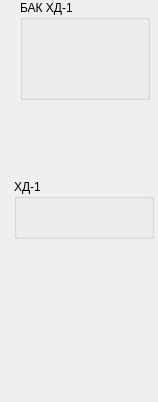
  <widget class="QWidget" name="dgroup_1" native="true">
   <property name="geometry">
    <rect>
     <x>-3</x>
     <y>10</y>
     <width>158</width>
     <height>402</height>
    </rect>
   </property>
   <widget class="QPushButton" name="open_7">
    <property name="geometry">
     <rect>
      <x>123</x>
      <y>117</y>
      <width>32</width>
      <height>32</height>
     </rect>
    </property>
    <property name="text">
     <string/>
    </property>
    <property name="flat">
     <bool>true</bool>
    </property>
    <property name="style" stdset="0">
     <string>open</string>
    </property>
   </widget>
   <widget class="DoserPanel" name="cpanel_1">
    <property name="geometry">
     <rect>
      <x>20</x>
      <y>0</y>
      <width>130</width>
      <height>100</height>
     </rect>
    </property>
    <property name="title">
     <string>БАК ХД-1</string>
    </property>
    <property name="precision">
     <number>3</number>
    </property>
   </widget>
   <widget class="Animation" name="container_6">
    <property name="geometry">
     <rect>
      <x>84</x>
      <y>112</y>
      <width>42</width>
      <height>42</height>
     </rect>
    </property>
    <property name="contextMenuPolicy">
     <enum>Qt::CustomContextMenu</enum>
    </property>
    <property name="source">
     <url>
      <string>qrc:/concrete/valve.mng</string>
     </url>
    </property>
    <property name="playbackHints">
     <set>Animation::Bounce</set>
    </property>
   </widget>
   <widget class="Animation" name="dosator_5">
    <property name="geometry">
     <rect>
      <x>42</x>
      <y>182</y>
      <width>86</width>
      <height>131</height>
     </rect>
    </property>
    <property name="contextMenuPolicy">
     <enum>Qt::CustomContextMenu</enum>
    </property>
    <property name="source">
     <url>
      <string>qrc:/concrete/dadditions.mng</string>
     </url>
    </property>
    <property name="playbackHints">
     <set>Animation::Bounce</set>
    </property>
    <widget class="QPushButton" name="dopen_6">
     <property name="geometry">
      <rect>
       <x>27</x>
       <y>60</y>
       <width>32</width>
       <height>32</height>
      </rect>
     </property>
     <property name="text">
      <string/>
     </property>
     <property name="checkable">
      <bool>true</bool>
     </property>
     <property name="flat">
      <bool>true</bool>
     </property>
     <property name="style" stdset="0">
      <string>open</string>
     </property>
    </widget>
   </widget>
   <widget class="Animation" name="container_7">
    <property name="geometry">
     <rect>
      <x>9</x>
      <y>90</y>
      <width>84</width>
      <height>82</height>
     </rect>
    </property>
    <property name="contextMenuPolicy">
     <enum>Qt::CustomContextMenu</enum>
    </property>
    <property name="source">
     <url>
      <string>qrc:/concrete/pump.mng</string>
     </url>
    </property>
    <widget class="QPushButton" name="open_8">
     <property name="geometry">
      <rect>
       <x>29</x>
       <y>27</y>
       <width>32</width>
       <height>32</height>
      </rect>
     </property>
     <property name="text">
      <string/>
     </property>
     <property name="flat">
      <bool>true</bool>
     </property>
     <property name="style" stdset="0">
      <string>open</string>
     </property>
    </widget>
   </widget>
   <widget class="Animation" name="animation_6">
    <property name="geometry">
     <rect>
      <x>69</x>
      <y>308</y>
      <width>32</width>
      <height>95</height>
     </rect>
    </property>
    <property name="source">
     <url>
      <string>qrc:/concrete/water-rain.mng</string>
     </url>
    </property>
    <property name="playbackHints">
     <set>Animation::Ceaseless</set>
    </property>
   </widget>
   <widget class="DosatorPanel" name="dpanel_5">
    <property name="geometry">
     <rect>
      <x>14</x>
      <y>179</y>
      <width>140</width>
      <height>60</height>
     </rect>
    </property>
    <property name="title">
     <string>ХД-1</string>
    </property>
    <property name="weight">
     <double>0.000000000000000</double>
    </property>
    <property name="precision">
     <number>3</number>
    </property>
   </widget>
   <widget class="QPushButton" name="ack_1">
    <property name="geometry">
     <rect>
      <x>57</x>
      <y>320</y>
      <width>54</width>
      <height>50</height>
     </rect>
    </property>
    <property name="text">
     <string/>
    </property>
    <property name="icon">
     <iconset resource="../resources/concrete.qrc">
      <normaloff>:/concrete/attention.png</normaloff>:/concrete/attention.png</iconset>
    </property>
    <property name="iconSize">
     <size>
      <width>48</width>
      <height>48</height>
     </size>
    </property>
    <property name="flat">
     <bool>true</bool>
    </property>
   </widget>
   <zorder>open_7</zorder>
   <zorder>container_6</zorder>
   <zorder>dosator_5</zorder>
   <zorder>container_7</zorder>
   <zorder>animation_6</zorder>
   <zorder>dpanel_5</zorder>
   <zorder>cpanel_1</zorder>
   <zorder>ack_1</zorder>
  </widget>
